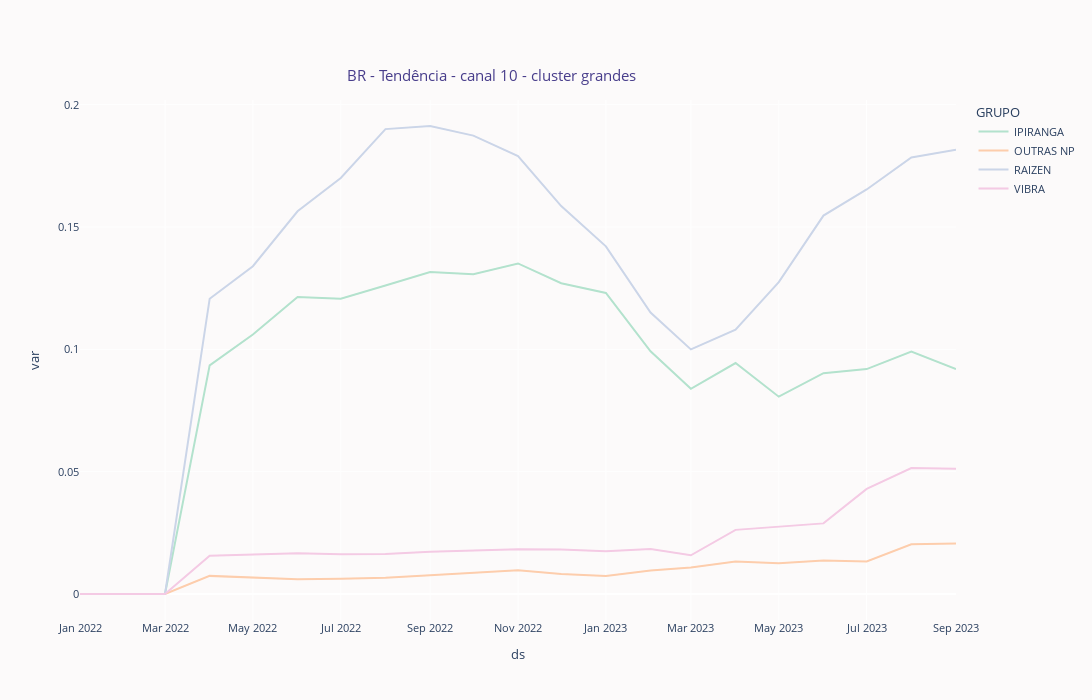

Notebook cell for this chart:
### Code cell
#Brasil var grandes

grandes10_ = grandes10.groupby(["GRUPO","ds"])
grandes10_vol = grandes10_.agg({"var":"sum"}).reset_index()


fig =px.line(grandes10_vol, 
            x="ds", 
            y="var",
            title="BR - Tendência - canal 10 - cluster grandes",
            color="GRUPO",
            color_discrete_sequence=px.colors.qualitative.Pastel2,
            hover_data=["GRUPO"]
        )

fig.update_layout(
    autosize=False,
    width= 1300,
    height=700
)
    
fig.update_layout(
        title = {"x": .45, "y": .90, "font": {"color":"darkslateblue"}},
        plot_bgcolor = "#fcfafa",
        paper_bgcolor = "#fcfafa", 
        font=dict(size=11)
    )
fig.show()

### Figure 1 — Plotly figure (JSON) as saved in the notebook; plotly's stock layout.template omitted (floating-point values rounded to 4 significant figures)
{"data": [{"customdata": [["IPIRANGA"], ["IPIRANGA"], ["IPIRANGA"], ["IPIRANGA"], ["IPIRANGA"], ["IPIRANGA"], ["IPIRANGA"], ["IPIRANGA"], ["IPIRANGA"], ["IPIRANGA"], ["IPIRANGA"], ["IPIRANGA"], ["IPIRANGA"], ["IPIRANGA"], ["IPIRANGA"], ["IPIRANGA"], ["IPIRANGA"], ["IPIRANGA"], ["IPIRANGA"], ["IPIRANGA"], ["IPIRANGA"]], "hovertemplate": "GRUPO=%{customdata[0]}<br>ds=%{x}<br>var=%{y}<extra></extra>", "legendgroup": "IPIRANGA", "line": {"color": "rgb(179,226,205)", "dash": "solid"}, "marker": {"symbol": "circle"}, "mode": "lines", "name": "IPIRANGA", "orientation": "v", "showlegend": true, "type": "scatter", "x": ["2022-01-01T00:00:00", "2022-02-01T00:00:00", "2022-03-01T00:00:00", "2022-04-01T00:00:00", "2022-05-01T00:00:00", "2022-06-01T00:00:00", "2022-07-01T00:00:00", "2022-08-01T00:00:00", "2022-09-01T00:00:00", "2022-10-01T00:00:00", "2022-11-01T00:00:00", "2022-12-01T00:00:00", "2023-01-01T00:00:00", "2023-02-01T00:00:00", "2023-03-01T00:00:00", "2023-04-01T00:00:00", "2023-05-01T00:00:00", "2023-06-01T00:00:00", "2023-07-01T00:00:00", "2023-08-01T00:00:00", "2023-09-01T00:00:00"], "xaxis": "x", "y": [0, 0, 0, 0.09343, 0.1061, 0.1214, 0.1207, 0.1261, 0.1316, 0.1307, 0.1351, 0.127, 0.123, 0.09921, 0.08388, 0.09442, 0.08066, 0.09025, 0.09193, 0.09911, 0.09194], "yaxis": "y"}, {"customdata": [["OUTRAS NP"], ["OUTRAS NP"], ["OUTRAS NP"], ["OUTRAS NP"], ["OUTRAS NP"], ["OUTRAS NP"], ["OUTRAS NP"], ["OUTRAS NP"], ["OUTRAS NP"], ["OUTRAS NP"], ["OUTRAS NP"], ["OUTRAS NP"], ["OUTRAS NP"], ["OUTRAS NP"], ["OUTRAS NP"], ["OUTRAS NP"], ["OUTRAS NP"], ["OUTRAS NP"], ["OUTRAS NP"], ["OUTRAS NP"], ["OUTRAS NP"]], "hovertemplate": "GRUPO=%{customdata[0]}<br>ds=%{x}<br>var=%{y}<extra></extra>", "legendgroup": "OUTRAS NP", "line": {"color": "rgb(253,205,172)", "dash": "solid"}, "marker": {"symbol": "circle"}, "mode": "lines", "name": "OUTRAS NP", "orientation": "v", "showlegend": true, "type": "scatter", "x": ["2022-01-01T00:00:00", "2022-02-01T00:00:00", "2022-03-01T00:00:00", "2022-04-01T00:00:00", "2022-05-01T00:00:00", "2022-06-01T00:00:00", "2022-07-01T00:00:00", "2022-08-01T00:00:00", "2022-09-01T00:00:00", "2022-10-01T00:00:00", "2022-11-01T00:00:00", "2022-12-01T00:00:00", "2023-01-01T00:00:00", "2023-02-01T00:00:00", "2023-03-01T00:00:00", "2023-04-01T00:00:00", "2023-05-01T00:00:00", "2023-06-01T00:00:00", "2023-07-01T00:00:00", "2023-08-01T00:00:00", "2023-09-01T00:00:00"], "xaxis": "x", "y": [0, 0, 0, 0.007408, 0.006671, 0.005984, 0.006276, 0.006691, 0.007673, 0.008608, 0.009742, 0.008194, 0.007353, 0.009561, 0.01079, 0.01327, 0.01261, 0.01371, 0.01328, 0.0203, 0.02063], "yaxis": "y"}, {"customdata": [["RAIZEN"], ["RAIZEN"], ["RAIZEN"], ["RAIZEN"], ["RAIZEN"], ["RAIZEN"], ["RAIZEN"], ["RAIZEN"], ["RAIZEN"], ["RAIZEN"], ["RAIZEN"], ["RAIZEN"], ["RAIZEN"], ["RAIZEN"], ["RAIZEN"], ["RAIZEN"], ["RAIZEN"], ["RAIZEN"], ["RAIZEN"], ["RAIZEN"], ["RAIZEN"]], "hovertemplate": "GRUPO=%{customdata[0]}<br>ds=%{x}<br>var=%{y}<extra></extra>", "legendgroup": "RAIZEN", "line": {"color": "rgb(203,213,232)", "dash": "solid"}, "marker": {"symbol": "circle"}, "mode": "lines", "name": "RAIZEN", "orientation": "v", "showlegend": true, "type": "scatter", "x": ["2022-01-01T00:00:00", "2022-02-01T00:00:00", "2022-03-01T00:00:00", "2022-04-01T00:00:00", "2022-05-01T00:00:00", "2022-06-01T00:00:00", "2022-07-01T00:00:00", "2022-08-01T00:00:00", "2022-09-01T00:00:00", "2022-10-01T00:00:00", "2022-11-01T00:00:00", "2022-12-01T00:00:00", "2023-01-01T00:00:00", "2023-02-01T00:00:00", "2023-03-01T00:00:00", "2023-04-01T00:00:00", "2023-05-01T00:00:00", "2023-06-01T00:00:00", "2023-07-01T00:00:00", "2023-08-01T00:00:00", "2023-09-01T00:00:00"], "xaxis": "x", "y": [0, 0, 0, 0.1207, 0.134, 0.1564, 0.1701, 0.19, 0.1913, 0.1874, 0.179, 0.1586, 0.1421, 0.1151, 0.09998, 0.108, 0.1275, 0.1547, 0.1654, 0.1784, 0.1816], "yaxis": "y"}, {"customdata": [["VIBRA"], ["VIBRA"], ["VIBRA"], ["VIBRA"], ["VIBRA"], ["VIBRA"], ["VIBRA"], ["VIBRA"], ["VIBRA"], ["VIBRA"], ["VIBRA"], ["VIBRA"], ["VIBRA"], ["VIBRA"], ["VIBRA"], ["VIBRA"], ["VIBRA"], ["VIBRA"], ["VIBRA"], ["VIBRA"], ["VIBRA"]], "hovertemplate": "GRUPO=%{customdata[0]}<br>ds=%{x}<br>var=%{y}<extra></extra>", "legendgroup": "VIBRA", "line": {"color": "rgb(244,202,228)", "dash": "solid"}, "marker": {"symbol": "circle"}, "mode": "lines", "name": "VIBRA", "orientation": "v", "showlegend": true, "type": "scatter", "x": ["2022-01-01T00:00:00", "2022-02-01T00:00:00", "2022-03-01T00:00:00", "2022-04-01T00:00:00", "2022-05-01T00:00:00", "2022-06-01T00:00:00", "2022-07-01T00:00:00", "2022-08-01T00:00:00", "2022-09-01T00:00:00", "2022-10-01T00:00:00", "2022-11-01T00:00:00", "2022-12-01T00:00:00", "2023-01-01T00:00:00", "2023-02-01T00:00:00", "2023-03-01T00:00:00", "2023-04-01T00:00:00", "2023-05-01T00:00:00", "2023-06-01T00:00:00", "2023-07-01T00:00:00", "2023-08-01T00:00:00", "2023-09-01T00:00:00"], "xaxis": "x", "y": [0, 0, 0, 0.01567, 0.01615, 0.0167, 0.01623, 0.01631, 0.01723, 0.01765, 0.01828, 0.01815, 0.01744, 0.01843, 0.01581, 0.02622, 0.02764, 0.02886, 0.04295, 0.05147, 0.05124], "yaxis": "y"}], "layout": {"autosize": false, "font": {"size": 11}, "height": 700, "legend": {"title": {"text": "GRUPO"}, "tracegroupgap": 0}, "paper_bgcolor": "#fcfafa", "plot_bgcolor": "#fcfafa", "title": {"font": {"color": "darkslateblue"}, "text": "BR - Tendência - canal 10 - cluster grandes", "x": 0.45, "y": 0.9}, "width": 1300, "xaxis": {"anchor": "y", "domain": [0, 1], "title": {"text": "ds"}}, "yaxis": {"anchor": "x", "domain": [0, 1], "title": {"text": "var"}}}}
